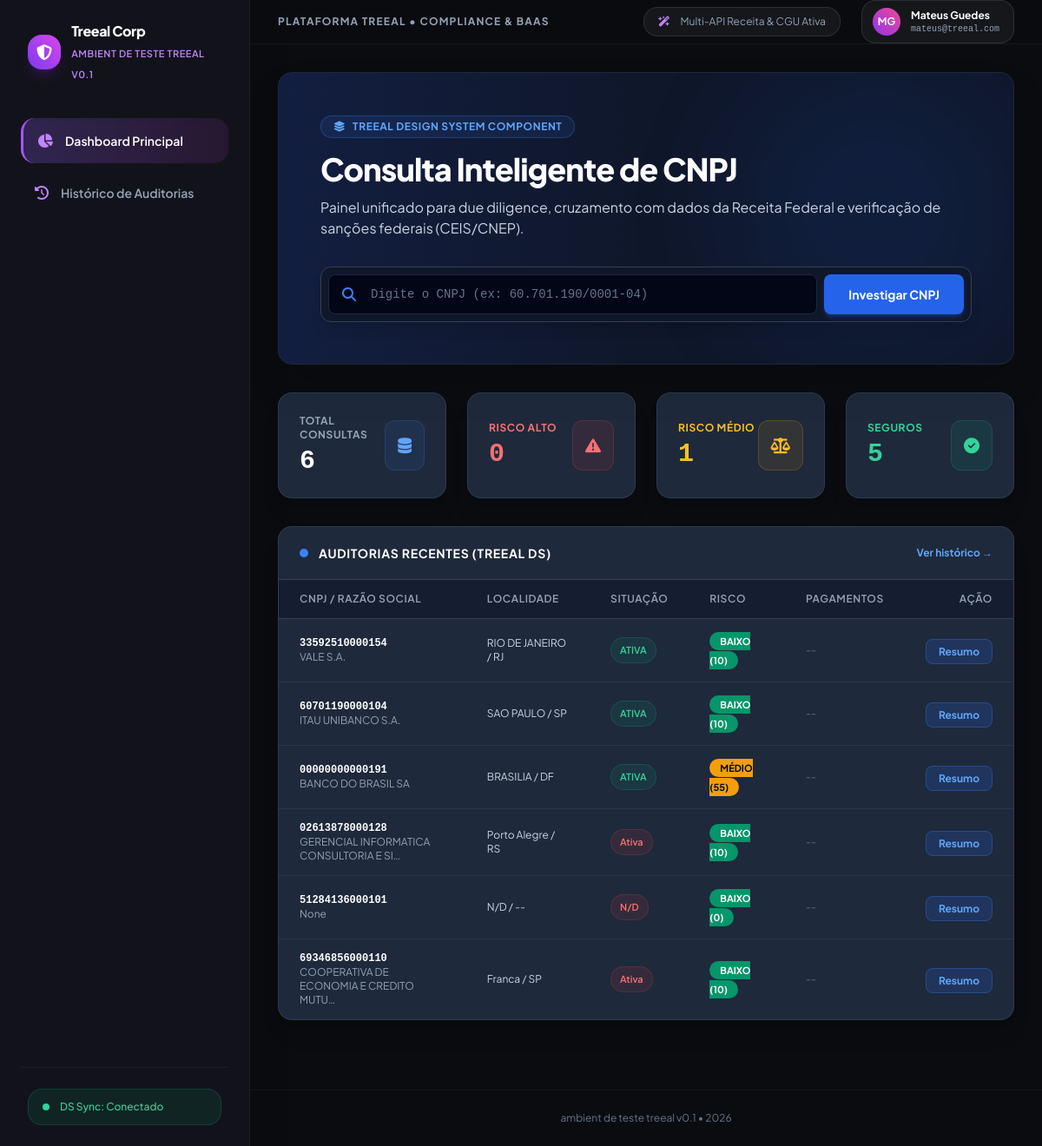
The app's page /, older data.
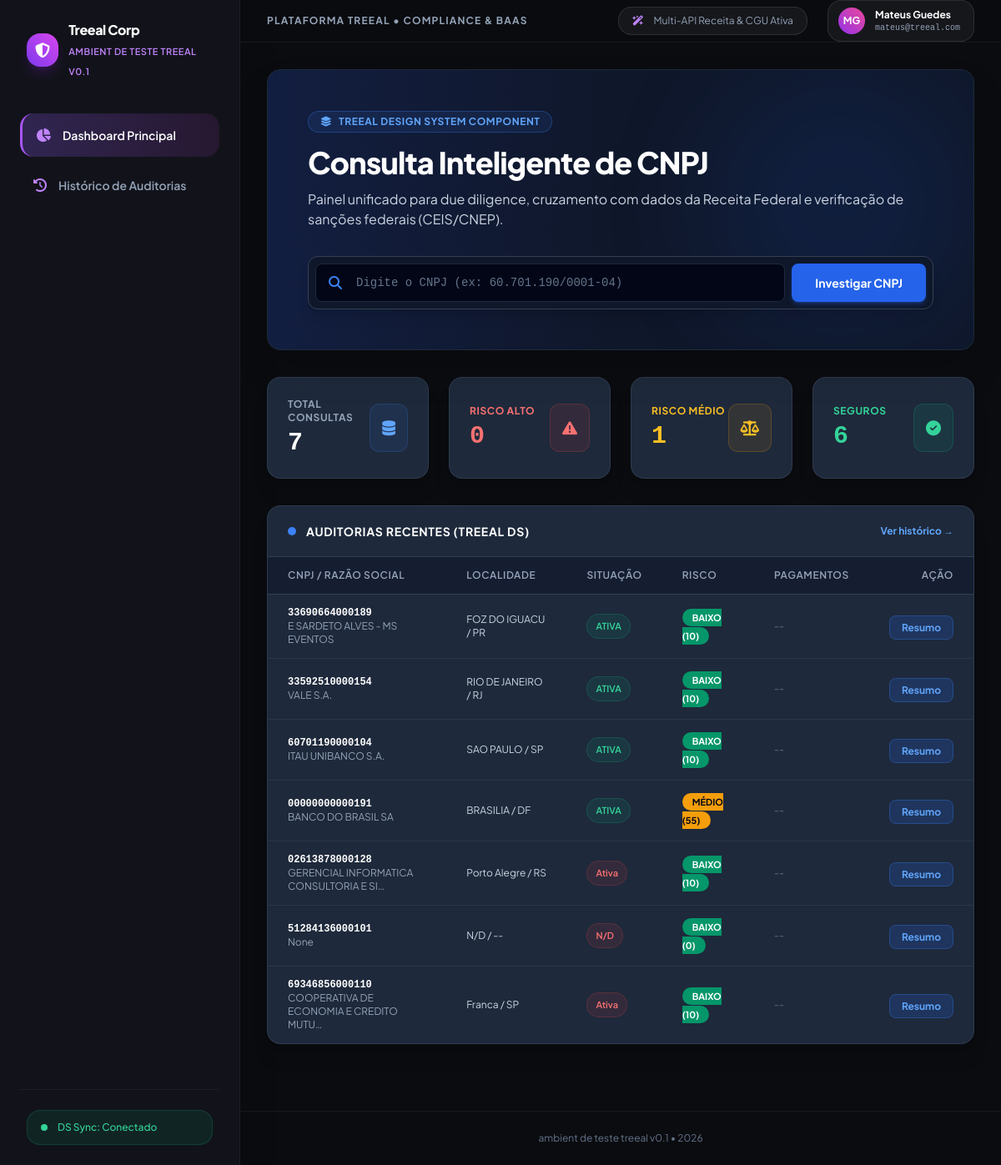
The same page, newer data.
### corporate_intel/models.py (models this page shows, shortened)
class EmpresaConsulta(models.Model):
    cnpj = models.CharField(max_length=14, unique=True, db_index=True)
    razao_social = models.CharField(max_length=255, blank=True, null=True)
    nome_fantasia = models.CharField(max_length=255, blank=True, null=True)
    situacao = models.CharField(max_length=50, blank=True, null=True)
    data_abertura = models.CharField(max_length=20, blank=True, null=True)
    capital_social = models.DecimalField(max_digits=15, decimal_places=2, default=0.0)
    natureza_juridica = models.CharField(max_length=255, blank=True, null=True)
    atividade_principal = models.TextField(blank=True, null=True)
    logradouro = models.CharField(max_length=255, blank=True, null=True)
    numero = models.CharField(max_length=50, blank=True, null=True)
    bairro = models.CharField(max_length=100, blank=True, null=True)
    municipio = models.CharField(max_length=100, blank=True, null=True)
    uf = models.CharField(max_length=2, blank=True, null=True)
    cep = models.CharField(max_length=10, blank=True, null=True)
    email = models.EmailField(blank=True, null=True)
    telefone = models.CharField(max_length=50, blank=True, null=True)
    socios = models.JSONField(default=list, blank=True)
    metodos_pagamento = models.JSONField(default=list, blank=True)
    compliance_processos = models.JSONField(default=dict, blank=True)
    risk_score = models.IntegerField(default=0)  # 0 a 100
    risk_level = models.CharField(max_length=20, default='BAIXO') # BAIXO, MÉDIO, ALTO
    motivos_risco = models.TextField(blank=True, null=True)
    criado_em = models.DateTimeField(auto_now_add=True)
    atualizado_em = models.DateTimeField(auto_now=True)

### corporate_intel/views.py (the view)
# urls.py: path('', views.dashboard_view, name='dashboard'),
def dashboard_view(request):
    query = request.GET.get('q', '').strip()
    empresas = EmpresaConsulta.objects.all().order_by('-criado_em')
    if query:
        empresas = empresas.filter(
            models_q_cnpj_or_name(query)
        ) if hasattr(empresas, 'filter') else empresas
    total_consultas = EmpresaConsulta.objects.count()
    risco_alto = EmpresaConsulta.objects.filter(risk_level='ALTO').count()
    risco_medio = EmpresaConsulta.objects.filter(risk_level='MÉDIO').count()
    risco_baixo = EmpresaConsulta.objects.filter(risk_level='BAIXO').count()
    context = {
        'empresas': empresas[:20], # Últimas 20
        'total_consultas': total_consultas,
        'risco_alto': risco_alto,
        'risco_medio': risco_medio,
        'risco_baixo': risco_baixo,
        'query': query
    }
    return render(request, 'corporate_intel/dashboard.html', context)

### templates/corporate_intel/dashboard.html (shortened to what the changed rows need)
{% extends 'base.html' %}
{% block content %}
<div class="relative bg-gradient-to-r from-blue-900/40 via-slate-900 to-slate-900 border border-slate-800 rounded-2xl p-8 md:p-12 mb-8 shadow-2xl overflow-hidden">
    <div class="max-w-3xl relative z-10">
        <h1 class="text-3xl md:text-4xl font-extrabold text-white tracking-tight mb-3">
            Consulta Inteligente de CNPJ
        </h1>
    </div>
</div>
<div class="grid grid-cols-1 sm:grid-cols-2 lg:grid-cols-4 gap-6 mb-8">
    <div class="bg-[#1e293b] border border-slate-700/80 rounded-2xl p-6 shadow-xl flex items-center justify-between">
        <div>
            <p class="text-xs uppercase tracking-wider text-slate-400 font-bold">Total Consultas</p>
            <h3 class="text-3xl font-extrabold text-white mt-1 font-mono">{{ total_consultas }}</h3>
        </div>
    </div>
    <div class="bg-[#1e293b] border border-slate-700/80 rounded-2xl p-6 shadow-xl flex items-center justify-between">
        <div>
            <p class="text-xs uppercase tracking-wider text-emerald-400 font-bold">Seguros</p>
            <h3 class="text-3xl font-extrabold text-emerald-400 mt-1 font-mono">{{ risco_baixo }}</h3>
        </div>
    </div>
</div>
<div class="bg-[#1e293b] border border-slate-700/80 rounded-2xl shadow-xl overflow-hidden mb-12">
    <div class="overflow-x-auto">
        <table class="w-full text-left border-collapse">
            <thead>
                <tr class="bg-slate-900/60 text-slate-400 text-xs uppercase tracking-wider border-b border-slate-700">
                    <th class="py-3.5 px-6 font-semibold">CNPJ / Razão Social</th>
                    <th class="py-3.5 px-6 font-semibold">Localidade</th>
                    <th class="py-3.5 px-6 font-semibold">Situação</th>
                    <th class="py-3.5 px-6 font-semibold">Risco</th>
                    <th class="py-3.5 px-6 font-semibold">Pagamentos</th>
                    <th class="py-3.5 px-6 font-semibold text-right">Ação</th>
                </tr>
            </thead>
            <tbody class="divide-y divide-slate-700/60 text-sm">
                {% for emp in empresas %}
                <tr class="hover:bg-slate-750/50 transition">
                    <td class="py-3.5 px-6">
                        <span class="font-mono font-bold text-white block text-xs">{{ emp.cnpj }}</span>
                        <span class="text-xs text-slate-400 block">{{ emp.razao_social|truncatechars:40 }}</span>
                    </td>
                    <td class="py-3.5 px-6 text-slate-300 text-xs">
                        {{ emp.municipio|default:"N/D" }} / {{ emp.uf|default:"--" }}
                    </td>
                    <td class="py-3.5 px-6">
                        <span class="px-2.5 py-1 text-[11px] rounded-full font-semibold inline-flex items-center space-x-1 {% if emp.situacao == 'ATIVA' %}bg-emerald-500/10 text-emerald-400 border border-emerald-500/20{% else %}bg-red-500/10 text-red-400 border border-red-500/20{% endif %}">
                            <span>{{ emp.situacao|default:"N/D" }}</span>
                        </span>
                    </td>
                    <td class="py-3.5 px-6">
                        <span class="px-3 py-1 text-[11px] rounded-full font-bold {% if emp.risk_level == 'ALTO' %}bg-red-600 text-white{% elif emp.risk_level == 'MÉDIO' %}bg-amber-500 text-slate-950{% else %}bg-emerald-600 text-white{% endif %}">
                            {{ emp.risk_level }} ({{ emp.risk_score }})
                        </span>
                    </td>
                    <td class="py-3.5 px-6">
                        <div class="flex flex-wrap gap-1">
                            {% for gw in emp.metodos_pagamento %}
                            <span class="bg-slate-900 border border-slate-700 text-[10px] px-2 py-0.5 rounded text-blue-300">{{ gw }}</span>
                            {% empty %}
                            <span class="text-xs text-slate-500 italic">--</span>
                            {% endfor %}
                        </div>
                    </td>
                    <td class="py-3.5 px-6 text-right">
                        <a href="{% url 'detalhes_empresa' emp.pk %}" class="bg-blue-600/20 hover:bg-blue-600 text-blue-400 hover:text-white px-3.5 py-1.5 rounded-lg text-xs font-bold transition border border-blue-500/30">
                            Resumo
                        </a>
                    </td>
                </tr>
                {% empty %}
                <tr>
                    <td colspan="6" class="py-12 text-center text-slate-500 text-xs">
                        Nenhuma auditoria registrada.
                    </td>
                </tr>
                {% endfor %}
            </tbody>
        </table>
    </div>
</div>
{% endblock %}

Row changes from the older to the newer data that the page shows:
added EmpresaConsulta: cnpj "33690664000189", razao_social "E SARDETO ALVES - MS EVENTOS", municipio "FOZ DO IGUACU", uf "PR", situacao "ATIVA", risk_level "BAIXO", risk_score "10"
Text that changed along with them:
{{ total_consultas }}: "6" → "7"
{{ risco_baixo }}: "5" → "6"
